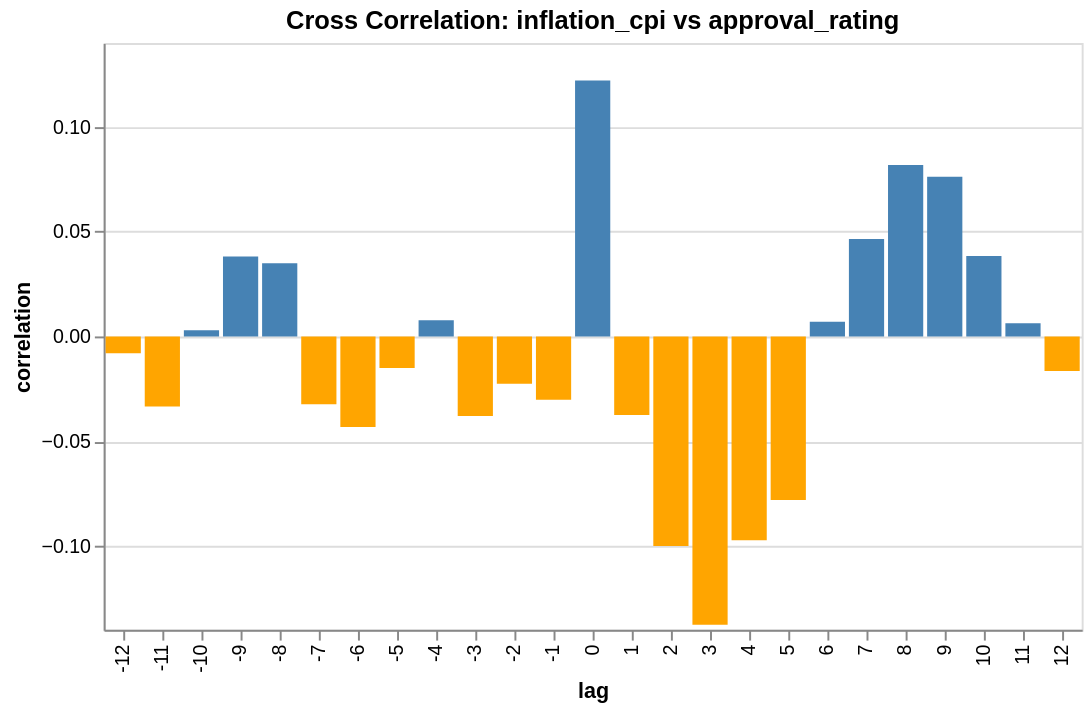

Here is the notebook cell this chart was saved with:
### Code cell
# now cpi
target = 'approval_rating'
predictor = 'inflation_cpi'
lags = np.arange(-12, 13)
corrs = [df_diff[target].corr(df_diff[predictor].shift(lag)) for lag in lags]
corr_df = pd.DataFrame({'lag': lags, 'correlation': corrs})
alt.Chart(corr_df.dropna()).mark_bar().encode(
    x='lag:O',
    y='correlation:Q',
    color=alt.condition(
        alt.datum.correlation > 0,
        alt.value('steelblue'),  # The positive color
        alt.value('orange')      # The negative color
    ),
    tooltip=[
        alt.Tooltip('lag:O', title='Lag'),
        alt.Tooltip('correlation:Q', title='Correlation')
    ]
).properties(title=f'Cross Correlation: {predictor} vs {target}')

### Figure 1 — Vega-Lite specification as saved in the notebook (floating-point values rounded to 4 significant figures)
{"config": {"view": {"continuousWidth": 300, "continuousHeight": 300}}, "data": {"name": "data-1fd9823fcd860fcdede3ff06035d2eba"}, "mark": {"type": "bar"}, "encoding": {"color": {"condition": {"test": "(datum.correlation > 0)", "value": "steelblue"}, "value": "orange"}, "tooltip": [{"field": "lag", "title": "Lag", "type": "ordinal"}, {"field": "correlation", "title": "Correlation", "type": "quantitative"}], "x": {"field": "lag", "type": "ordinal"}, "y": {"field": "correlation", "type": "quantitative"}}, "title": "Cross Correlation: inflation_cpi vs approval_rating", "$schema": "https://vega.github.io/schema/vega-lite/v6.1.0.json", "datasets": {"data-1fd9823fcd860fcdede3ff06035d2eba": [{"lag": -12, "correlation": -0.008027}, {"lag": -11, "correlation": -0.03348}, {"lag": -10, "correlation": 0.00299}, {"lag": -9, "correlation": 0.03814}, {"lag": -8, "correlation": 0.03495}, {"lag": -7, "correlation": -0.03239}, {"lag": -6, "correlation": -0.04325}, {"lag": -5, "correlation": -0.01502}, {"lag": -4, "correlation": 0.007689}, {"lag": -3, "correlation": -0.03795}, {"lag": -2, "correlation": -0.02255}, {"lag": -1, "correlation": -0.03022}, {"lag": 0, "correlation": 0.1221}, {"lag": 1, "correlation": -0.0375}, {"lag": 2, "correlation": -0.09995}, {"lag": 3, "correlation": -0.1376}, {"lag": 4, "correlation": -0.09731}, {"lag": 5, "correlation": -0.07805}, {"lag": 6, "correlation": 0.007059}, {"lag": 7, "correlation": 0.04655}, {"lag": 8, "correlation": 0.08185}, {"lag": 9, "correlation": 0.07614}, {"lag": 10, "correlation": 0.03843}, {"lag": 11, "correlation": 0.006275}, {"lag": 12, "correlation": -0.01652}]}}
